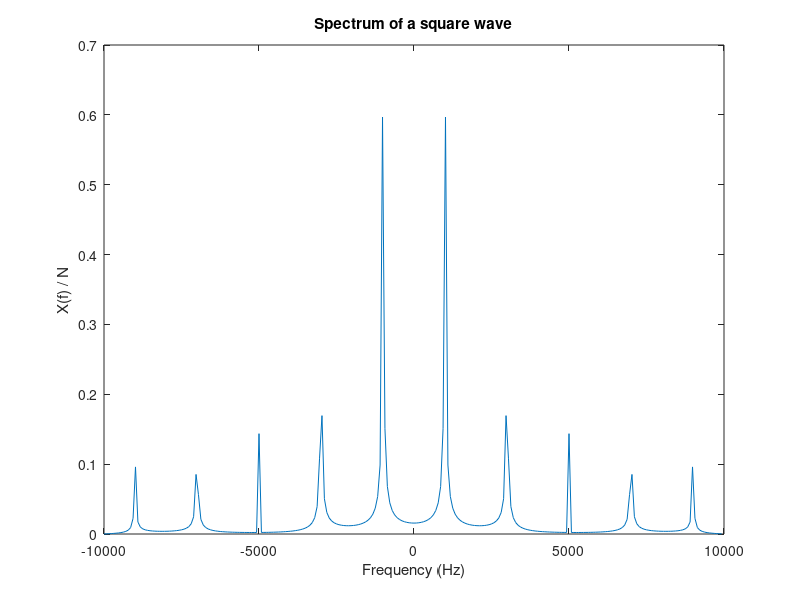

MATLAB code for this plot:
% Author: Utkarsh Patel (18EC30048)
% Experiment - 1 Part C (Run on MATLAB online)
% Analyzing spectrum of square wave

Fs = 20000;                % Sampling Frequency
f = 1000;                  % Frequency of square wave
N = 256;                   % Number of samples
t = 0 : 1/Fs : (N - 1)/Fs; % Time range
x = square(2*pi*f*t);      % Square wave
y = fft(x);                % DFT of square signal
z = fftshift(y);
frange = (-N/2 : N/2-1) * (Fs/N); % Frequency range for DFT
plot(frange, abs(z)/N);
title('Spectrum of a square wave');
xlabel('Frequency (Hz)');
ylabel('X(f) / N');
